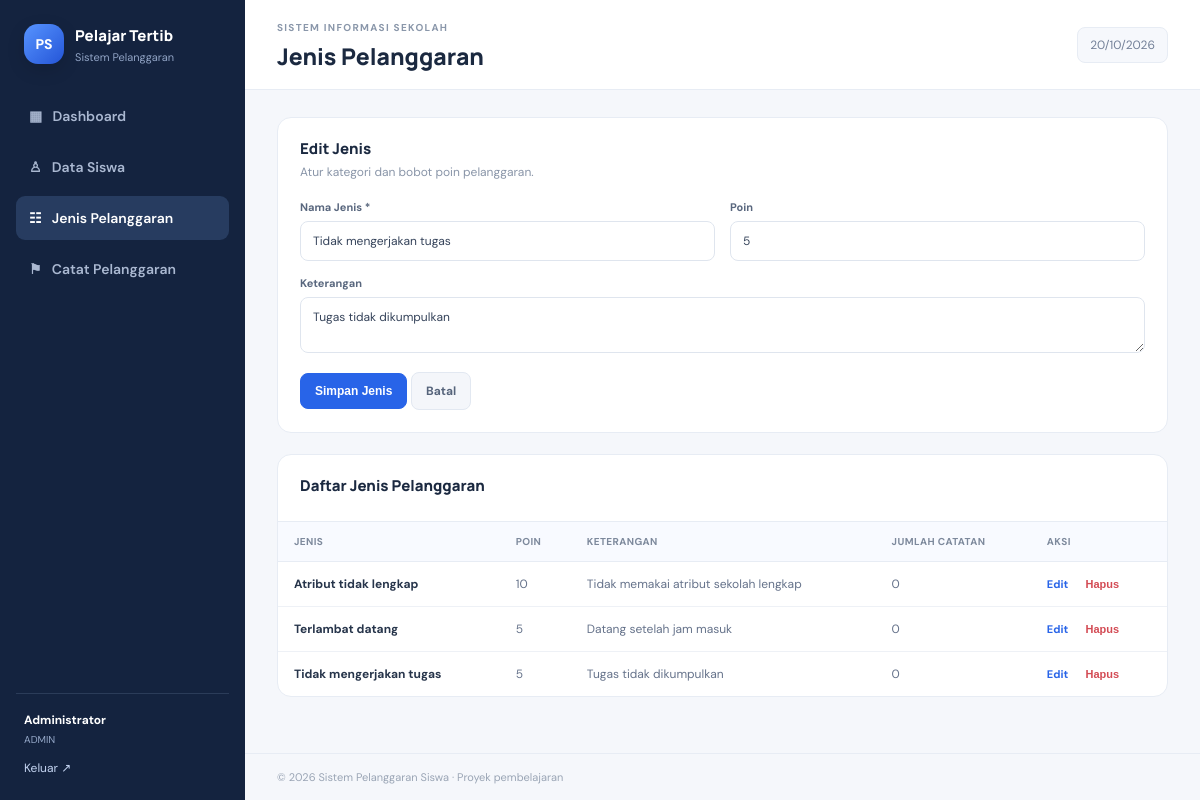
Screenshot of /jenis.php?edit=3 (signed in) with the database file from the repository.
### tables this page shows
CREATE TABLE IF NOT EXISTS jenis_pelanggaran (
 id_jenis INT AUTO_INCREMENT PRIMARY KEY,
 nama_jenis VARCHAR(100) NOT NULL,
 poin INT NOT NULL DEFAULT 0,
 keterangan TEXT NULL
);

### config.php (called while the page is built, shortened)
<?php
function e($v){ return htmlspecialchars((string)($v ?? ''), ENT_QUOTES, 'UTF-8'); }
function is_admin(){ return !empty($_SESSION['user']) && $_SESSION['user']['role']==='admin'; }

### jenis.php (the view)
<?php
require_once 'config.php';require_login();$pageTitle='Jenis Pelanggaran';$error='';if($_SERVER['REQUEST_METHOD']==='POST'){$act=$_POST['action']??'';if($act==='save'){$id=(int)($_POST['id_jenis']??0);$nama=trim($_POST['nama_jenis']??'');$poin=max(0,(int)($_POST['poin']??0));$ket=trim($_POST['keterangan']??'');if(!$nama)$error='Nama jenis wajib diisi.';else{if($id){$st=$pdo->prepare('UPDATE jenis_pelanggaran SET nama_jenis=?,poin=?,keterangan=? WHERE id_jenis=?');$st->execute([$nama,$poin,$ket,$id]);}else{$st=$pdo->prepare('INSERT INTO jenis_pelanggaran(nama_jenis,poin,keterangan) VALUES(?,?,?)');$st->execute([$nama,$poin,$ket]);}header('Location: jenis.php?ok=1');exit;}}if($act==='delete'&&is_admin()){try{$st=$pdo->prepare('DELETE FROM jenis_pelanggaran WHERE id_jenis=?');$st->execute([(int)$_POST['id_jenis']]);header('Location: jenis.php?ok=1');exit;}catch(PDOException $e){$error='Jenis ini sudah dipakai dalam catatan pelanggaran.';}}}$edit=null;if(isset($_GET['edit'])){$st=$pdo->prepare('SELECT * FROM jenis_pelanggaran WHERE id_jenis=?');$st->execute([(int)$_GET['edit']]);$edit=$st->fetch();}$rows=$pdo->query('SELECT j.*,COUNT(p.id_pelanggaran) jumlah FROM jenis_pelanggaran j LEFT JOIN pelanggaran p ON p.id_jenis=j.id_jenis GROUP BY j.id_jenis ORDER BY j.nama_jenis')->fetchAll();include 'partials/header.php';?>
<?php if($error):?><div class="alert error"><?=e($error)?></div><?php endif;?><?php if(isset($_GET['ok'])):?><div class="alert success">Data berhasil diproses.</div><?php endif;?><div class="panel"><div class="panel-head"><div><h3><?=$edit?'Edit Jenis':'Tambah Jenis Pelanggaran'?></h3><p>Atur kategori dan bobot poin pelanggaran.</p></div></div><form method="post" class="form-grid"><input type="hidden" name="action" value="save"><input type="hidden" name="id_jenis" value="<?=e($edit['id_jenis']??'')?>"><div><label>Nama Jenis *</label><input name="nama_jenis" required value="<?=e($edit['nama_jenis']??'')?>" placeholder="Misalnya: Terlambat datang"></div><div><label>Poin</label><input type="number" min="0" name="poin" required value="<?=e($edit['poin']??5)?>"></div><div class="wide"><label>Keterangan</label><textarea name="keterangan" rows="2"><?=e($edit['keterangan']??'')?></textarea></div><div class="wide"><button class="btn primary">Simpan Jenis</button> <?php if($edit):?><a class="btn" href="jenis.php">Batal</a><?php endif;?></div></form></div><div class="panel"><div class="panel-head"><h3>Daftar Jenis Pelanggaran</h3></div><div class="table-wrap"><table><thead><tr><th>Jenis</th><th>Poin</th><th>Keterangan</th><th>Jumlah Catatan</th><th>Aksi</th></tr></thead><tbody><?php foreach($rows as $r):?><tr><td><b><?=e($r['nama_jenis'])?></b></td><td><?= (int)$r['poin'] ?></td><td><?=e($r['keterangan'])?></td><td><?=$r['jumlah']?></td><td><a class="link" href="?edit=<?=$r['id_jenis']?>">Edit</a> <?php if(is_admin()):?><form class="inline" method="post" onsubmit="return confirm('Hapus jenis ini?')"><input type="hidden" name="action" value="delete"><input type="hidden" name="id_jenis" value="<?=$r['id_jenis']?>"><button class="link red">Hapus</button></form><?php endif;?></td></tr><?php endforeach;?></tbody></table></div></div><?php include 'partials/footer.php';?>

### assets/style.css (style rules this page uses)
:root { --ink:#1b2940;--muted:#7c899e;--line:#e7ecf4;--blue:#2864e8;--nav:#14233f }
* { box-sizing:border-box }
body { margin:0;background:#f5f7fb;color:var(--ink);font:14px 'DM Sans',Arial,sans-serif }
a { text-decoration:none;color:inherit }
.stats article,.panel { background:#fff;border:1px solid var(--line);border-radius:14px }
.panel { margin-bottom:21px;overflow:hidden }
.panel-head { padding:20px 22px;display:flex;align-items:center;justify-content:space-between;gap:14px }
.panel-head h3 { font:800 15px Manrope;margin:0 0 5px }
.panel-head p { font-size:12px;color:#8995a8;margin:0 }
.btn { display:inline-flex;justify-content:center;align-items:center;border:1px solid #e2e8f1;border-radius:8px;background:#f4f6fa;color:#56647b;padding:10px 14px;font-weight:700;font-size:12px;cursor:pointer }
.btn.primary { background:var(--blue);color:white;border-color:var(--blue) }
.table-wrap { overflow-x:auto }
table { border-collapse:collapse;width:100%;font-size:12px }
th { text-align:left;background:#f8faff;color:#7d899c;font-size:10px;letter-spacing:.4px;text-transform:uppercase;padding:13px 16px;border-block:1px solid var(--line) }
td { padding:14px 16px;border-bottom:1px solid #eef1f6;color:#65728a;vertical-align:middle }
td b { color:#27354b }
tbody tr:last-child td { border-bottom:0 }
.form-grid { padding:0 22px 22px;display:grid;grid-template-columns:repeat(2,minmax(0,1fr));gap:15px }
.form-grid label { display:block;margin-bottom:7px;font-size:11px;font-weight:700;color:#59677e }
.form-grid input,.form-grid select,.form-grid textarea,.search input { width:100%;border:1px solid #dfe5ee;border-radius:8px;padding:11px 12px;background:#fff;color:#35435a;font:12px 'DM Sans',sans-serif;outline:none }
.form-grid textarea { resize:vertical }
.wide { grid-column:1/-1 }
.link { font-size:11px;color:#2864e8;font-weight:700 }
.red { color:#d34b54;background:none;border:0;cursor:pointer }
.inline { display:inline;margin-left:8px }

### rows the page displays
jenis_pelanggaran: nama_jenis "Tidak mengerjakan tugas", poin "5", keterangan "Tugas tidak dikumpulkan", jumlah "0"
jenis_pelanggaran: nama_jenis "Atribut tidak lengkap", poin "10", keterangan "Tidak memakai atribut sekolah lengkap", jumlah "0"
jenis_pelanggaran: nama_jenis "Terlambat datang", poin "5", keterangan "Datang setelah jam masuk", jumlah "0"

### other values shown
$_SESSION['user']['nama_lengkap'] "Administrator"
$_SESSION['user']['role'] "ADMIN"
$pageTitle "Jenis Pelanggaran"
